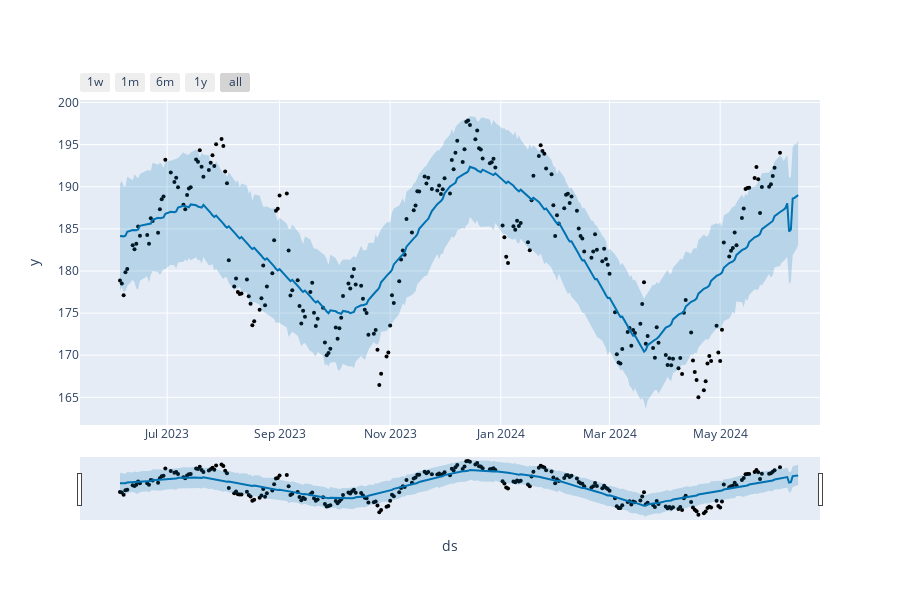

The code cell stored with this chart in its notebook:
### Code cell
plot_plotly(m, forecast)

### Figure 1 — Plotly figure (JSON) as saved in the notebook; plotly's stock layout.template omitted (floating-point values rounded to 4 significant figures; data arrays with more than 128 entries replaced by an {"elided": "..."} marker saying what was removed)
{"data": [{"marker": {"color": "black", "size": 4}, "mode": "markers", "name": "Actual", "type": "scatter", "x": {"elided": "251 str values"}, "y": {"elided": "251 float values"}}, {"hoverinfo": "skip", "line": {"width": 0}, "mode": "lines", "type": "scatter", "x": {"elided": "261 str values"}, "y": {"elided": "261 float values"}}, {"fill": "tonexty", "fillcolor": "rgba(0, 114, 178, 0.2)", "line": {"color": "#0072B2", "width": 2}, "mode": "lines", "name": "Predicted", "type": "scatter", "x": {"elided": "261 str values"}, "y": {"elided": "261 float values"}}, {"fill": "tonexty", "fillcolor": "rgba(0, 114, 178, 0.2)", "hoverinfo": "skip", "line": {"width": 0}, "mode": "lines", "type": "scatter", "x": {"elided": "261 str values"}, "y": {"elided": "261 float values"}}], "layout": {"height": 600, "showlegend": false, "width": 900, "xaxis": {"rangeselector": {"buttons": [{"count": 7, "label": "1w", "step": "day", "stepmode": "backward"}, {"count": 1, "label": "1m", "step": "month", "stepmode": "backward"}, {"count": 6, "label": "6m", "step": "month", "stepmode": "backward"}, {"count": 1, "label": "1y", "step": "year", "stepmode": "backward"}, {"step": "all"}]}, "rangeslider": {"visible": true}, "title": {"text": "ds"}, "type": "date"}, "yaxis": {"title": {"text": "y"}}}}
